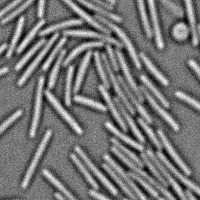
%> input picture Archive_2019_DL/présentations/Convolutional network/108_Myxo_Ch1.png, 200 x 200 px
$ octave Example_convolution.m   (GNU Octave 9; MATLAB toolbox functions it lacks are replaced by stand-ins)
%> lines starting %> are read from the running program, lines starting %| are printed output that depends on the picture
cd('E:\Dropbox\Deep_Learning\Formation Deep Learning June 2019\Support formation\Convolutional network')
im = imread('108_Myxo_Ch1.png');
%> im is the input picture: size 200x200 uint8; min 0, max 255, mean 116.9

figure(1)
imagesc(im)
axis image
axis off
colormap('Gray')

Filter = [-2 -1 0;-1 0 1;0 1 2];
% Filter = transpose(Filter);
Filtered_im = max(0,conv2(im, Filter, 'same'));
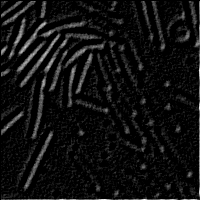
%> Filtered_im: size 200x200 double; min 0, max 694, mean 44.6; drawn with min black and max white
% Filtered_im = filter2(Filter, im);

figure(2)
imagesc(Filtered_im)
axis image
axis off
colormap('Gray')

figure(3)
imagesc(Filter)
axis image
axis off
colormap('Gray')

[lx,ly] = size(Filtered_im);
%> lx = 200; ly = 200
im_pool = zeros(floor(lx/2), floor(ly/2));

for nx = 1 : 2 : lx
    for ny = 1 : 2 : ly
        I = Filtered_im(nx:nx+1, ny:ny+1);
        im_pool((nx+1)/2,(ny+1)/2) = max(max(I));
    end
end
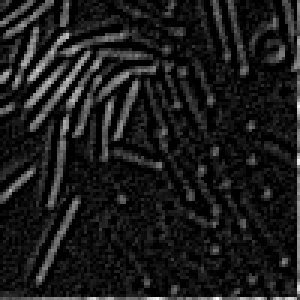
%> im_pool: size 100x100 double (shown 3 times larger); min 0, max 694, mean 76.1; drawn with min black and max white

figure(4)
imagesc(im_pool)
axis image
axis off
colormap('Gray')
